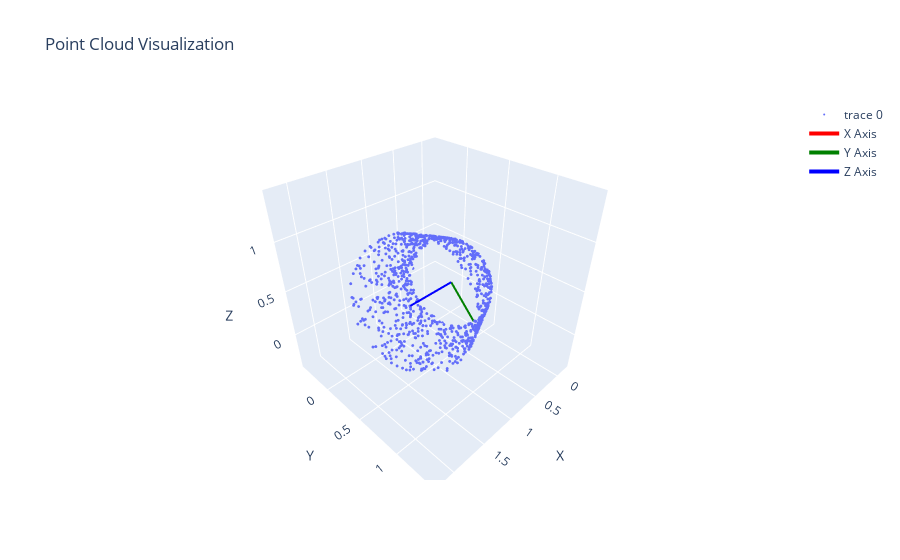
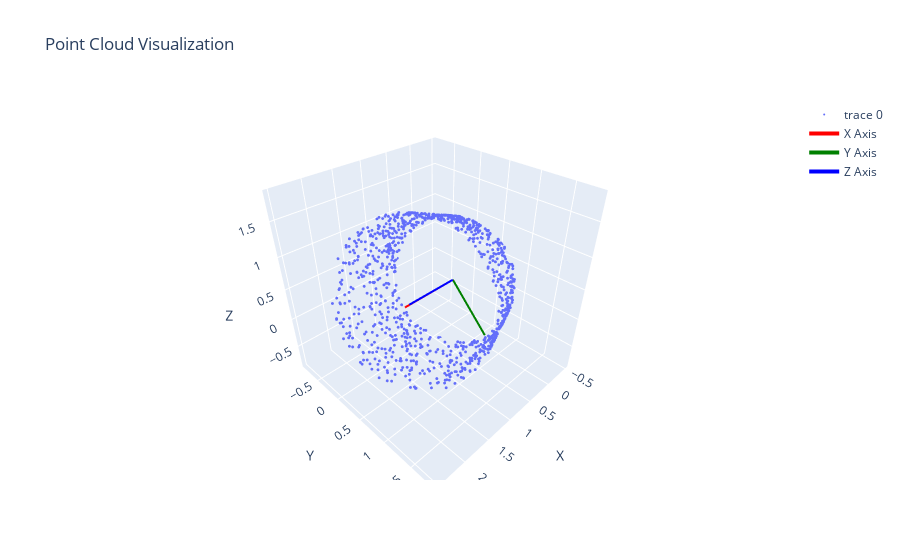
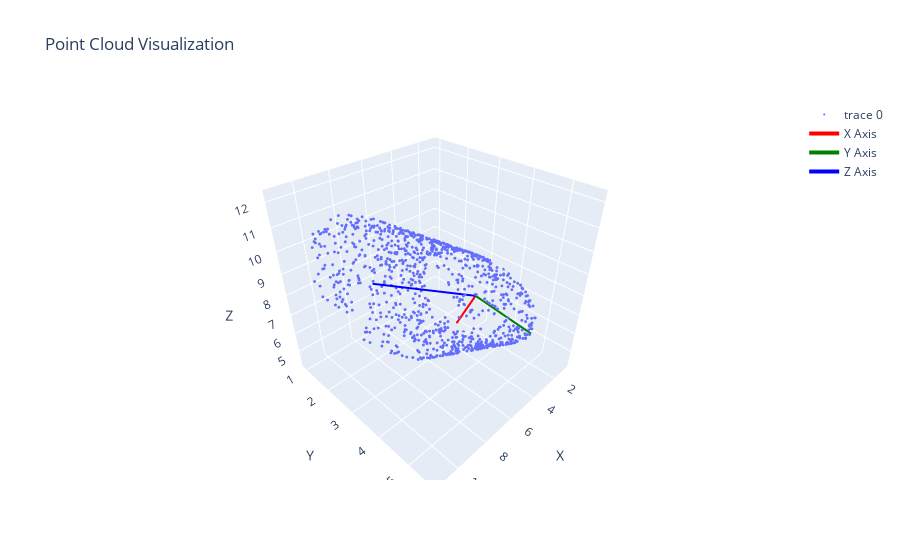

Write notebook code for charts like these, in order.
### Code cell
# Successful: Example usage
cylinder = Cylinder([0.0, 0.0, 0.0, 2.0, 1.0, 1.0, 0.5])
point_cloud = cylinder.generate_point_cloud(1000)
cylinder.visualize_point_cloud(point_cloud)

cylinder.show_data()
# print(torch.dot(cylinder.x_axis, cylinder.y_axis), torch.dot(cylinder.y_axis, cylinder.z_axis), torch.dot(cylinder.z_axis, cylinder.x_axis))


# Example usage:
# params = [center_x, center_y, center_z, axis_x, axis_y, axis_z, radius]
params = [0.0, 0.0, 0.0, 2.0, 1.0, 1.0, 1.0]
cylinder = Cylinder(params)
point_cloud = cylinder.generate_point_cloud(1000)
cylinder.visualize_point_cloud(point_cloud)

cylinder = Cylinder([1.4, 2.8, 5.7, 9.3, 1.0, 5.0, 2.0])
point_cloud = cylinder.generate_point_cloud(1000)
cylinder.visualize_point_cloud(point_cloud)

### Figure 1 — Plotly figure (JSON) as saved in the notebook; plotly's stock layout.template omitted (floating-point values rounded to 4 significant figures; data arrays with more than 128 entries replaced by an {"elided": "..."} marker saying what was removed)
{"data": [{"marker": {"size": 1}, "mode": "markers", "type": "scatter3d", "x": {"elided": "1000 float values"}, "y": {"elided": "1000 float values"}, "z": {"elided": "1000 float values"}}, {"line": {"color": "red", "width": 4}, "mode": "lines", "name": "X Axis", "type": "scatter3d", "x": [0, 0.2887], "y": [0, -0.2887], "z": [0, -0.2887]}, {"line": {"color": "green", "width": 4}, "mode": "lines", "name": "Y Axis", "type": "scatter3d", "x": [0, 0], "y": [0, 0.3536], "z": [0, -0.3536]}, {"line": {"color": "blue", "width": 4}, "mode": "lines", "name": "Z Axis", "type": "scatter3d", "x": [0, 2], "y": [0, 1], "z": [0, 1]}], "layout": {"scene": {"aspectmode": "cube", "xaxis": {"range": [-0.2482, 2.282], "title": {"text": "X"}}, "yaxis": {"range": [-0.4407, 1.445], "title": {"text": "Y"}}, "zaxis": {"range": [-0.4162, 1.455], "title": {"text": "Z"}}}, "title": {"text": "Point Cloud Visualization"}}}

### Figure 2 — Plotly figure (JSON) as saved in the notebook; plotly's stock layout.template omitted (floating-point values rounded to 4 significant figures; data arrays with more than 128 entries replaced by an {"elided": "..."} marker saying what was removed)
{"data": [{"marker": {"size": 1}, "mode": "markers", "type": "scatter3d", "x": {"elided": "1000 float values"}, "y": {"elided": "1000 float values"}, "z": {"elided": "1000 float values"}}, {"line": {"color": "red", "width": 4}, "mode": "lines", "name": "X Axis", "type": "scatter3d", "x": [0, 0.5774], "y": [0, -0.5774], "z": [0, -0.5774]}, {"line": {"color": "green", "width": 4}, "mode": "lines", "name": "Y Axis", "type": "scatter3d", "x": [0, 0], "y": [0, 0.7071], "z": [0, -0.7071]}, {"line": {"color": "blue", "width": 4}, "mode": "lines", "name": "Z Axis", "type": "scatter3d", "x": [0, 2], "y": [0, 1], "z": [0, 1]}], "layout": {"scene": {"aspectmode": "cube", "xaxis": {"range": [-0.572, 2.569], "title": {"text": "X"}}, "yaxis": {"range": [-0.9071, 1.905], "title": {"text": "Y"}}, "zaxis": {"range": [-0.9037, 1.901], "title": {"text": "Z"}}}, "title": {"text": "Point Cloud Visualization"}}}

### Figure 3 — Plotly figure (JSON) as saved in the notebook; plotly's stock layout.template omitted (floating-point values rounded to 4 significant figures; data arrays with more than 128 entries replaced by an {"elided": "..."} marker saying what was removed)
{"data": [{"marker": {"size": 1}, "mode": "markers", "type": "scatter3d", "x": {"elided": "1000 float values"}, "y": {"elided": "1000 float values"}, "z": {"elided": "1000 float values"}}, {"line": {"color": "red", "width": 4}, "mode": "lines", "name": "X Axis", "type": "scatter3d", "x": [1.4, 2.362], "y": [2.8, 2.456], "z": [5.7, 3.98]}, {"line": {"color": "green", "width": 4}, "mode": "lines", "name": "Y Axis", "type": "scatter3d", "x": [1.4, 1.4], "y": [2.8, 4.761], "z": [5.7, 5.308]}, {"line": {"color": "blue", "width": 4}, "mode": "lines", "name": "Z Axis", "type": "scatter3d", "x": [1.4, 10.7], "y": [2.8, 3.8], "z": [5.7, 10.7]}], "layout": {"scene": {"aspectmode": "cube", "xaxis": {"range": [0.6556, 11.5], "title": {"text": "X"}}, "yaxis": {"range": [0.8135, 5.784], "title": {"text": "Y"}}, "zaxis": {"range": [4.089, 12.44], "title": {"text": "Z"}}}, "title": {"text": "Point Cloud Visualization"}}}
